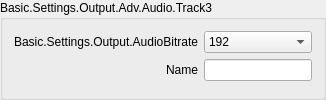
                             <widget class="QGroupBox" name="groupBox_20">
                              <property name="sizePolicy">
                               <sizepolicy hsizetype="Preferred" vsizetype="Maximum">
                                <horstretch>0</horstretch>
                                <verstretch>0</verstretch>
                               </sizepolicy>
                              </property>
                              <property name="title">
                               <string>Basic.Settings.Output.Adv.Audio.Track3</string>
                              </property>
                              <layout class="QFormLayout" name="formLayout_37">
                               <property name="fieldGrowthPolicy">
                                <enum>QFormLayout::AllNonFixedFieldsGrow</enum>
                               </property>
                               <property name="labelAlignment">
                                <set>Qt::AlignRight|Qt::AlignTrailing|Qt::AlignVCenter</set>
                               </property>
                               <item row="0" column="0">
                                <widget class="QLabel" name="label_81">
                                 <property name="minimumSize">
                                  <size>
                                   <width>170</width>
                                   <height>0</height>
                                  </size>
                                 </property>
                                 <property name="text">
                                  <string>Basic.Settings.Output.AudioBitrate</string>
                                 </property>
                                 <property name="alignment">
                                  <set>Qt::AlignRight|Qt::AlignTrailing|Qt::AlignVCenter</set>
                                 </property>
                                 <property name="buddy">
                                  <cstring>advOutTrack3Bitrate</cstring>
                                 </property>
                                </widget>
                               </item>
                               <item row="0" column="1">
                                <widget class="QComboBox" name="advOutTrack3Bitrate_2">
                                 <property name="currentIndex">
                                  <number>8</number>
                                 </property>
                                 <item>
                                  <property name="text">
                                   <string>32</string>
                                  </property>
                                 </item>
                                 <item>
                                  <property name="text">
                                   <string>48</string>
                                  </property>
                                 </item>
                                 <item>
                                  <property name="text">
                                   <string>64</string>
                                  </property>
                                 </item>
                                 <item>
                                  <property name="text">
                                   <string>80</string>
                                  </property>
                                 </item>
                                 <item>
                                  <property name="text">
                                   <string>96</string>
                                  </property>
                                 </item>
                                 <item>
                                  <property name="text">
                                   <string>112</string>
                                  </property>
                                 </item>
                                 <item>
                                  <property name="text">
                                   <string>128</string>
                                  </property>
                                 </item>
                                 <item>
                                  <property name="text">
                                   <string>160</string>
                                  </property>
                                 </item>
                                 <item>
                                  <property name="text">
                                   <string>192</string>
                                  </property>
                                 </item>
                                 <item>
                                  <property name="text">
                                   <string>256</string>
                                  </property>
                                 </item>
                                 <item>
                                  <property name="text">
                                   <string>320</string>
                                  </property>
                                 </item>
                                </widget>
                               </item>
                               <item row="1" column="0">
                                <widget class="QLabel" name="label_82">
                                 <property name="text">
                                  <string>Name</string>
                                 </property>
                                 <property name="buddy">
                                  <cstring>advOutTrack3Name</cstring>
                                 </property>
                                </widget>
                               </item>
                               <item row="1" column="1">
                                <widget class="QLineEdit" name="advOutTrack3Name_2"/>
                               </item>
                              </layout>
                             </widget>
